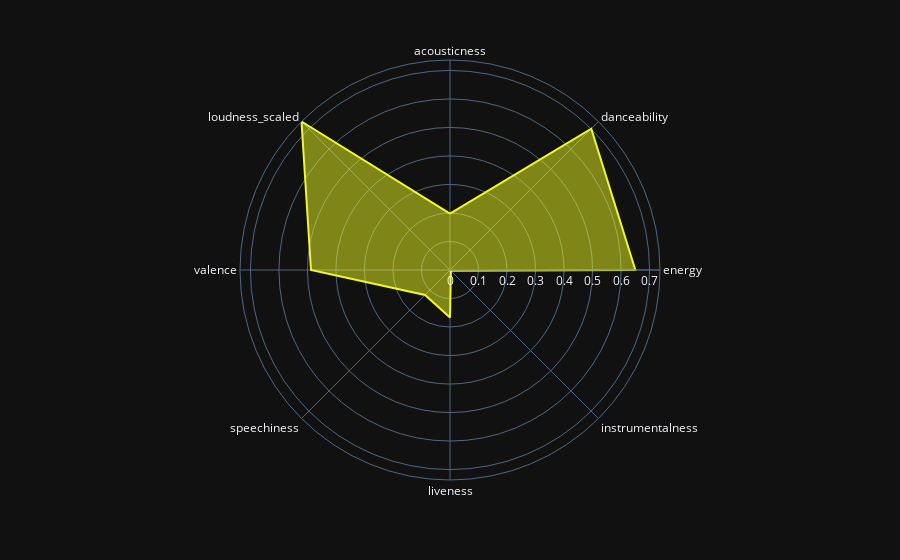

This figure's notebook cell:
### Code cell
# polar plot 

#caractéristiques à avoir sur le plot: on ne garde que celles-ci parce qu'elles ont la même échelle
carac = ['acousticness', 'danceability', 'energy', 'instrumentalness', 'liveness', 'speechiness',  'valence', 'loudness_scaled']

# moyenne de ces caractéristiques 

fig = px.line_polar(top_songs, theta=carac, r= top_songs[carac].mean(), line_close=True, template="plotly_dark", 
                    color_discrete_sequence=px.colors.sequential.Plasma_r)
fig.update_traces(fill='toself')
fig.update_layout(autosize = False)
fig.show()

### Figure 1 — Plotly figure (JSON) as saved in the notebook; plotly's stock layout.template omitted (floating-point values rounded to 4 significant figures)
{"data": [{"fill": "toself", "hovertemplate": "r=%{r}<br>theta=%{theta}<extra></extra>", "legendgroup": "", "line": {"color": "#f0f921", "dash": "solid"}, "mode": "lines", "name": "", "r": [0.1977, 0.7007, 0.6501, 0.004313, 0.1665, 0.1239, 0.4876, 0.7365, 0.1977], "showlegend": false, "subplot": "polar", "theta": ["acousticness", "danceability", "energy", "instrumentalness", "liveness", "speechiness", "valence", "loudness_scaled", "acousticness"], "type": "scatterpolar"}], "layout": {"autosize": false, "legend": {"tracegroupgap": 0}, "margin": {"t": 60}, "polar": {"angularaxis": {"direction": "clockwise", "rotation": 90}, "domain": {"x": [0, 1], "y": [0, 1]}}}}
